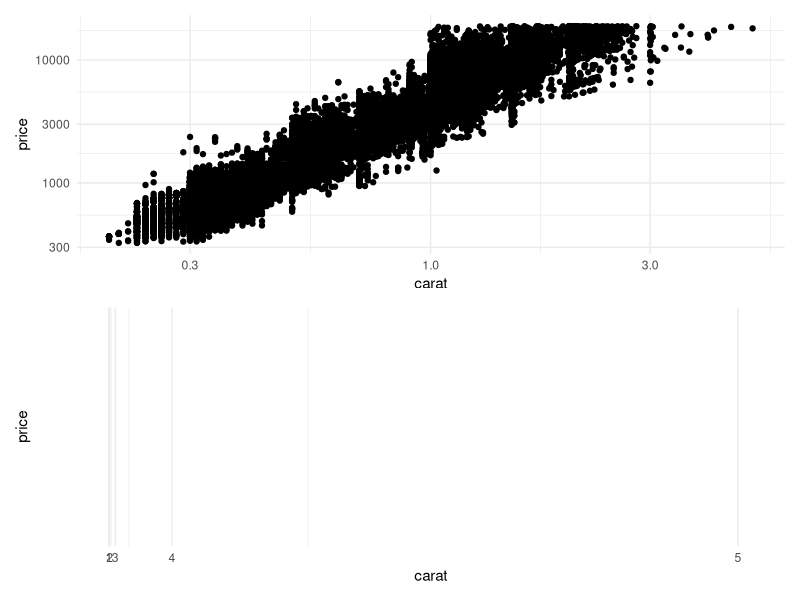

Write the R code that produced this figure.

# stats

# library(tidyverse)
# d <- ggplot(mtcars, aes(cyl, mpg)) + geom_point()
# d + stat_summary(fun.data = "mean_cl_boot", colour = "red", linewidth = 2, size = 3)

# # You can supply individual functions to summarise the value at each x:
# d + stat_summary(fun = "median", colour = "red", size = 2, geom = "point")
# # d + stat_summary(fun = "mean", colour = "red", size = 2, geom = "point")
# # d + aes(colour = factor(vs)) + stat_summary(fun = mean, geom="line")

# Orientation follows the discrete axis
# ggplot(mtcars, aes(mpg, factor(cyl))) +
#   geom_point() +
#   stat_summary(fun.data = "mean_cl_boot", colour = "red", linewidth = 2, size = 3)

# library(tidyverse)
# ggplot(mtcars, aes(cyl, mpg)) +
#   geom_point() +
#   stat_summary(fun = "mean", color = "#007c7c", size = 4, geom = "point") +
#   theme_minimal()

# library(tidyverse)
# ggplot(mtcars, aes(cyl)) +
#   stat_bin(bins = 3, geom = "bar") +
#   theme_minimal()

# library(tidyverse)
# library(patchwork)
# p1 <- ggplot(diamonds, aes(x = carat)) +
#   scale_x_continuous(limits = c(0, 3)) +
#   stat_bin(aes(y = after_stat(density)), binwidth = .1, geom = "point") +
#   theme_minimal()

# p2 <- ggplot(diamonds, aes(x = carat)) +
#   stat_bin(aes(y = after_stat(density)), binwidth = .1, geom = "point", color = "red") +
#   scale_x_continuous(limits = c(0, 3)) +
#   theme_minimal()

# p1 / p2

# library(tidyverse)
# library(patchwork)
# data(diamonds)

# p1 <- ggplot(diamonds, aes(log10(carat), price)) +
#   geom_point() +
#   theme_minimal()

# p2 <- ggplot(diamonds, aes(carat, price)) +
#   geom_point() +
#   scale_x_log10() +
#   theme_minimal()

# p1 / p2

# Equivalent fill scales do the same job for the fill aesthetic
# ggplot(mtcars, aes(mpg, disp)) +
#   geom_point(aes(color = disp), size = 3) +
#   scale_color_gradient2(mid = "#008c8c", midpoint = mean(mtcars$disp)) +
#   theme_minimal()


# library(tidyverse)
# library(patchwork)
# p1 <- ggplot(mtcars, aes(mpg, disp)) +
#   geom_point(aes(color = disp), size = 3) +
#   scale_color_gradientn(
#     colours = viridis::viridis_pal()(2), 
#     breaks = scales::breaks_width(50)
#     # guide = "colorsteps"
#   ) +
#   theme_minimal()
# set.seed(123)
# test_df <- tibble(
#   id = 1:1000,
#   value = rnorm(1000)
# )

# p2 <- ggplot(test_df, aes(id, value)) +
#   geom_point(aes(color = value), size = 3) +
#   scale_color_gradientn(
#     colours = viridis::viridis_pal()(2), 
#     values = scales::rescale(mtcars$disp, to = c(0, 1)), 
#     # guide = "colorsteps"
#   ) +
#   theme_minimal()

# # p1 / p2
# print(p2)

# library(ggplot2)
# library(scales) # for rescale function
# library(viridis) # for viridis color palette

# # Load the mtcars dataset
# data(mtcars)

# # Rescale the 'disp' values to a range between 0 and 1
# disp_rescaled <- rescale(mtcars$disp)

# # Create a more impactful color scale
# # We'll create a non-linear transformation for the 'values' parameter
# # that emphasizes the dense regions
# values <- (disp_rescaled)^2 # Squaring to emphasize lower values more

# ggplot(mtcars, aes(mpg, disp)) +
#   geom_point(aes(color = disp), size = 3) +
#   scale_color_gradientn(
#     colours = viridis_pal()(5),
#     values = values, 
#     # guide = "coloursteps"
#   ) +
#   theme_minimal() +
#   labs(color = "Displacement (cc)")

# set.seed(596)
# dsamp <- diamonds[sample(nrow(diamonds), 1000), ]
# ggplot(dsamp, aes(carat, price)) + 
#   geom_point(aes(colour = clarity)) +
#   scale_color_brewer(palette = "Dark2") +
#   theme_minimal()

# library(tidyverse)
# ggplot(msleep, aes(x = brainwt, y = bodywt)) +
#   geom_point(aes(color = vore), size = 3) +
#   scale_x_log10() +
#   scale_y_log10() +
#   scale_color_manual(
#     values = c(carni = 'red', insecti = 'yellow', herbi = 'green', omni = 'blue')) +
#   theme_minimal()


# library(tidyverse)
# ggplot(mtcars, aes(factor(cyl), fill = factor(vs))) +
#   geom_bar(
#     position = position_dodge2(
#       width = 5,
#       preserve = "single",
#       # padding = .2,
#       # width = 1
#     )
#   ) +
#   theme_minimal() +
#   scale_fill_brewer(palette = "Set2")



# # In this case a frequency polygon is probably a better choice
# ggplot(diamonds, aes(price, colour = cut)) +
#   geom_freqpoly(
#     position = position_dodge2(width = 5)
#   ) +
#   theme_minimal()

# Dodging with various widths -------------------------------------
# To dodge items with different widths, you need to be explicit
# df <- data.frame(
#   x = c("a","a","b","b"),
#   y = 2:5,
#   g = rep(1:2, 2)
# )
# p <- ggplot(df, aes(x, y, group = g)) +
#   geom_col(position = "dodge", fill = "grey50", colour = "black")
# p
# # # So you must explicitly specify the width
# p + geom_linerange(
#   aes(ymin = y - 1, ymax = y + 1),
#   color = "red",
#   position = position_dodge2(width = 0.9)
# )



# ggplot(diamonds, aes(x = price, group = cut)) +
#   geom_freqpoly(bins = 30)  + # 选择合适的binwidth值
#   stat_bin(bins = 30, geom = "point") +
#   theme_minimal() +
#   scale_color_brewer(palette = "Set2")


# library(tidyverse)
# library(nlme)
# ggplot(Oxboys, aes(age, height, group = Subject)) +
#   geom_line() +
#   stat_smooth(aes(group = 1), method = "lm", se = FALSE) +
#   theme_minimal()


# ggplot(Oxboys, aes(Occasion, height)) +
#   geom_boxplot() +
#   geom_line(aes(group = Subject)) +
#   theme_minimal()

# tibble(
#   x = 1:3,
#   y = 1:3
# ) %>% 
# ggplot(aes(x, y, color = x)) +
#   geom_point(size = 5) +
#   geom_line(lwd = 2) +
#   theme_minimal()

# tibble(
#   x = factor(1:3),
#   y = 1:3
# ) %>% 
# ggplot(aes(x, y, color = x)) +
#   geom_point(size = 5) +
#   geom_line(group = 1, lwd = 2) +
#   theme_minimal()

# tibble(
#   x = 1:3,
#   y = 1:3
# ) %>% 
# ggplot(aes(x, y, color = x, lwd = x)) +
#   geom_point(size = 5) +
#   geom_line() +
#   theme_minimal()

# ggplot(diamonds, aes(color, fill = cut)) +
#   geom_bar(position = position_dodge()) +
#   scale_fill_brewer(palette = "Set1") +
#   theme_minimal()

# library(tidyverse)

# ggplot(mpg, aes(displ, hwy)) +
#   geom_point(aes(color = cyl)) +
#   geom_smooth(method = "lm", se = FALSE) +
#   facet_grid(rows = vars(cyl), cols = vars(drv), scales = "free", margins = TRUE) +
#   theme_minimal()


# library(tidyverse)
# types <- head(unique(pull(mpg, manufacturer)))

# mpg %>% filter(manufacturer %in% types) %>% 
#   ggplot(aes(cty, model)) +
#     geom_point(aes(color = manufacturer), size = 2) +
#     scale_color_brewer(palette = "Dark2") +
#     facet_grid(rows = vars(manufacturer), space = "free_y", scales = "free") +
#     theme_minimal() +
#     theme(
#       axis.title.y = element_blank(),
#       panel.background = element_rect(color = "black")
#     )


# library(tidyverse)
# library(patchwork)
# p1 <- ggplot(mpg, aes(displ, cty)) +
#   geom_point() +
#   geom_smooth() +
#   theme_minimal()

# p2 <- ggplot(mpg, aes(cty, displ)) +
#   geom_point() +
#   geom_smooth() +
#   theme_minimal()

# p3 <- ggplot(mpg, aes(cty, displ)) +
#   geom_point() +
#   geom_smooth() +
#   theme_minimal() +
#   coord_flip()

# p1 / p2 / p3

library(tidyverse)
library(scales)
library(patchwork)
p1 <- ggplot(diamonds, aes(x = carat, y = price)) +
  geom_point() +
  scale_x_log10() +
  scale_y_log10() +
  theme_minimal()

p2 <- ggplot(diamonds, aes(x = carat, y = price)) +
  geom_point() +
  coord_trans(x = exp_trans(10), y = exp_trans(10)) +
  theme_minimal() 

p1 / p2
